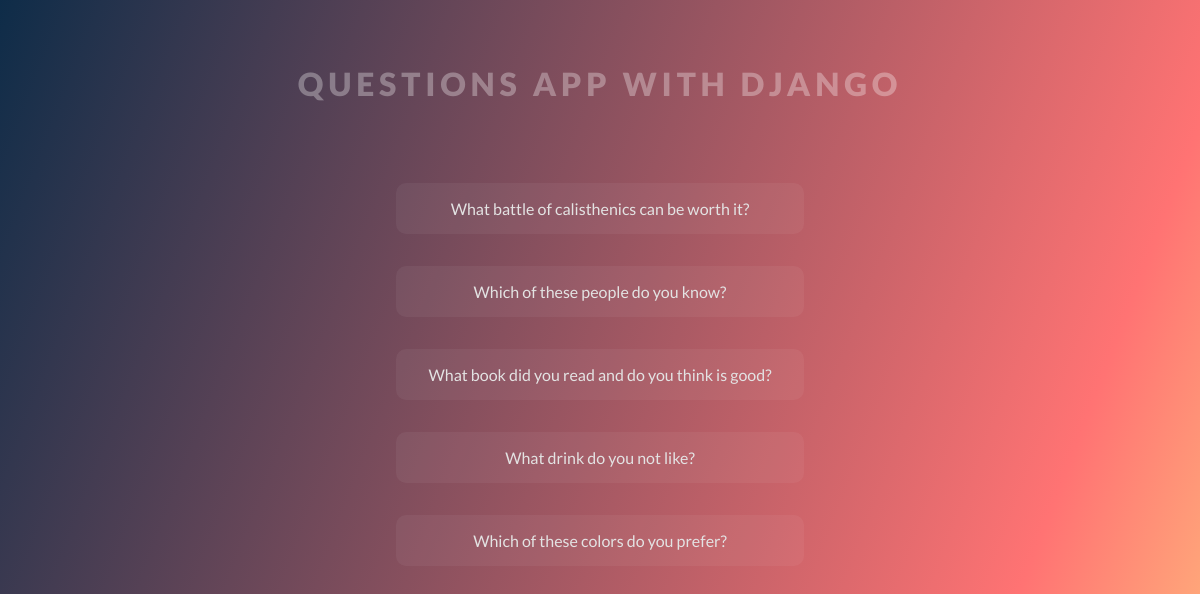
Screenshot of /polls/ with the database file from the repository.
### polls/models.py (models this page shows, shortened)
class Question(models.Model):
  question_text= models.CharField(max_length=200)
  pub_date =  models.DateTimeField("date published")

### polls/views.py (the view)
# urls.py: path('',views.IndexView.as_view(),name="index"),
class IndexView(generic.ListView):
  template_name = "polls/index.html"
  context_object_name = "latest_question_list"
  def get_queryset(self):
    return Question.objects.filter(pub_date__lte=timezone.now()).order_by("pub_date")[:5]

### polls/templates/polls/index.html (shortened to what this page needs)
{% extends './base.html' %}
{% block questions %}
  {% if latest_question_list %}
  <ul>
    {% for question in latest_question_list %}
    <li>
      <a href=" {% url 'polls:detail' question.id %}">
        {{ question.question_text}}
      </a>
    </li>
    {% endfor %}
  </ul>
  {% else %}
  <p>No polls are available.</p>
  {% endif %}
{% endblock questions %}

### polls/static/polls/styles/style.css (style rules this page uses)
*, *::after, *::before { padding: 0; margin: 0; box-sizing: border-box; }
html { background-image: linear-gradient( 111.1deg, rgba(0, 40, 70, 1) -4.8%, rgba(255, 115, 115, 1) 82.7%, rgba(255, 175, 123, 1) 97.2% ); width: 100vw; height: 100vh; font-family: "Lato", sans-serif; background-attachment: fixed; overflow-x: hidden; }
ul { display: grid; place-content: center; }
li { list-style: none; }
li a { color: rgb(227, 227, 227); text-decoration: none; font-weight: 500; transition: 0.3s; display: block; padding: 1rem 2rem; margin: 1rem 0; background: rgba(255, 255, 255, 0.05); border-radius: 10px; text-align: center; }

### rows the page displays
Question: question_text "What battle of calisthenics can be worth it?"
Question: question_text "Which of these people do you know?"
Question: question_text "What book did you read and do you think is good?"
Question: question_text "What drink do you not like?"
Question: question_text "Which of these colors do you prefer?"
